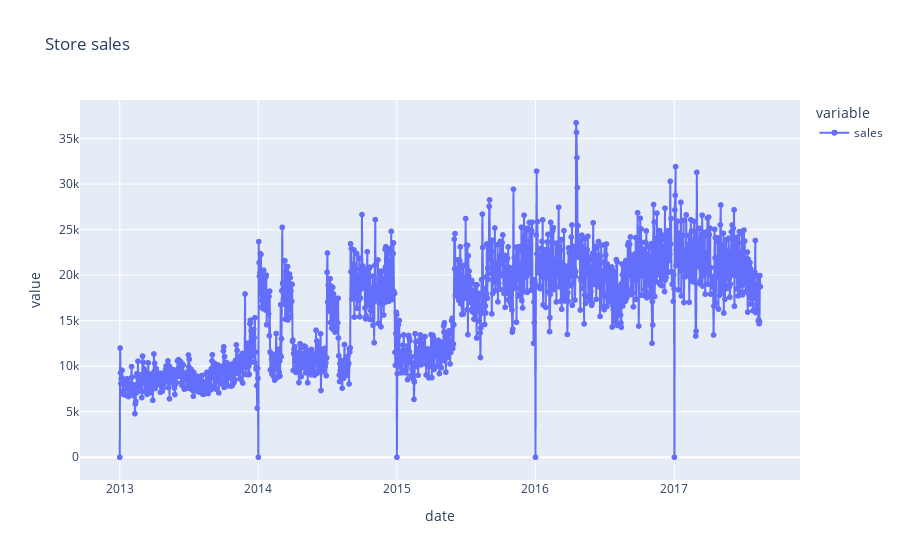

Source (notebook cell):
### Markdown cell above
### Visualisation

### Code cell
import plotly.express as px

fig = px.line(day_level_df, x='date', y=["sales"], markers=True, title="Store sales")
fig.show()

### Figure 1 — Plotly figure (JSON) as saved in the notebook; plotly's stock layout.template omitted (floating-point values rounded to 4 significant figures; data arrays with more than 128 entries replaced by an {"elided": "..."} marker saying what was removed)
{"data": [{"hovertemplate": "variable=sales<br>date=%{x}<br>value=%{y}<extra></extra>", "legendgroup": "sales", "line": {"color": "#636efa", "dash": "solid"}, "marker": {"symbol": "circle"}, "mode": "lines+markers", "name": "sales", "showlegend": true, "type": "scattergl", "x": {"elided": "1684 str values"}, "xaxis": "x", "y": {"elided": "1684 float values"}, "yaxis": "y"}], "layout": {"legend": {"title": {"text": "variable"}, "tracegroupgap": 0}, "title": {"text": "Store sales"}, "xaxis": {"anchor": "y", "domain": [0, 1], "title": {"text": "date"}}, "yaxis": {"anchor": "x", "domain": [0, 1], "title": {"text": "value"}}}}
